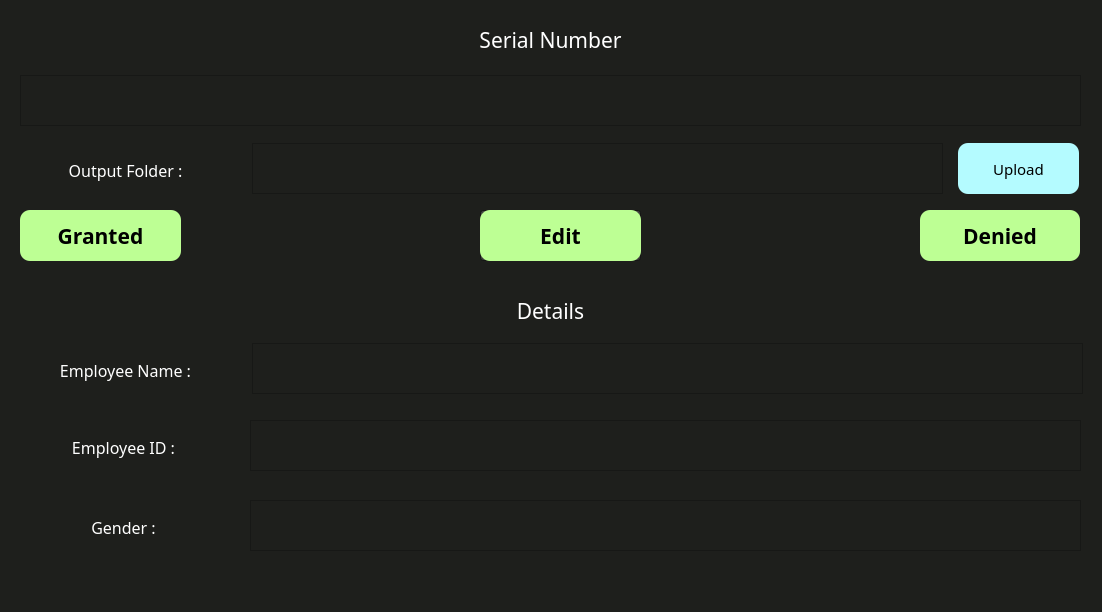
<?xml version="1.0" encoding="UTF-8"?>
<ui version="4.0">
 <class>MainWindow</class>
 <widget class="QMainWindow" name="MainWindow">
  <property name="geometry">
   <rect>
    <x>0</x>
    <y>0</y>
    <width>1102</width>
    <height>612</height>
   </rect>
  </property>
  <property name="windowTitle">
   <string>MainWindow</string>
  </property>
  <property name="styleSheet">
   <string notr="true">background-color: rgb(30, 31, 28);</string>
  </property>
  <widget class="QWidget" name="centralwidget">
   <widget class="QLabel" name="label_serial">
    <property name="geometry">
     <rect>
      <x>20</x>
      <y>19</y>
      <width>1061</width>
      <height>41</height>
     </rect>
    </property>
    <property name="font">
     <font>
      <family>OCR A Std</family>
      <pointsize>16</pointsize>
     </font>
    </property>
    <property name="styleSheet">
     <string notr="true">color: rgb(255, 255, 255);</string>
    </property>
    <property name="text">
     <string>Serial Number</string>
    </property>
    <property name="alignment">
     <set>Qt::AlignCenter</set>
    </property>
   </widget>
   <widget class="QTextBrowser" name="textBrowser_serial">
    <property name="geometry">
     <rect>
      <x>20</x>
      <y>75</y>
      <width>1061</width>
      <height>51</height>
     </rect>
    </property>
    <property name="font">
     <font>
      <family>NSimSun</family>
      <pointsize>14</pointsize>
     </font>
    </property>
    <property name="styleSheet">
     <string notr="true">color: rgb(255, 255, 255);</string>
    </property>
   </widget>
   <widget class="QPushButton" name="pushButto_granted">
    <property name="geometry">
     <rect>
      <x>20</x>
      <y>210</y>
      <width>161</width>
      <height>51</height>
     </rect>
    </property>
    <property name="font">
     <font>
      <family>Script MT Bold</family>
      <pointsize>16</pointsize>
      <weight>75</weight>
      <bold>true</bold>
     </font>
    </property>
    <property name="styleSheet">
     <string notr="true">background-color: rgb(189, 255, 148);
border-radius: 10px;</string>
    </property>
    <property name="text">
     <string>Granted</string>
    </property>
   </widget>
   <widget class="QPushButton" name="pushButto_denied">
    <property name="geometry">
     <rect>
      <x>920</x>
      <y>210</y>
      <width>160</width>
      <height>51</height>
     </rect>
    </property>
    <property name="font">
     <font>
      <family>Script MT Bold</family>
      <pointsize>16</pointsize>
      <weight>75</weight>
      <bold>true</bold>
     </font>
    </property>
    <property name="styleSheet">
     <string notr="true">background-color: rgb(189, 255, 148);
border-radius: 10px;</string>
    </property>
    <property name="text">
     <string>Denied</string>
    </property>
   </widget>
   <widget class="QPushButton" name="pushButto_register">
    <property name="geometry">
     <rect>
      <x>480</x>
      <y>210</y>
      <width>161</width>
      <height>51</height>
     </rect>
    </property>
    <property name="font">
     <font>
      <family>Script MT Bold</family>
      <pointsize>16</pointsize>
      <weight>75</weight>
      <bold>true</bold>
     </font>
    </property>
    <property name="text">
     <string>Register</string>
    </property>
   </widget>
   <widget class="QTextBrowser" name="textBrowser_output">
    <property name="geometry">
     <rect>
      <x>252</x>
      <y>143</y>
      <width>691</width>
      <height>51</height>
     </rect>
    </property>
    <property name="font">
     <font>
      <family>NSimSun</family>
      <pointsize>14</pointsize>
     </font>
    </property>
    <property name="styleSheet">
     <string notr="true">color: rgb(255, 255, 255);</string>
    </property>
   </widget>
   <widget class="QLabel" name="label_output">
    <property name="geometry">
     <rect>
      <x>20</x>
      <y>150</y>
      <width>211</width>
      <height>41</height>
     </rect>
    </property>
    <property name="font">
     <font>
      <family>OCR A Std</family>
      <pointsize>12</pointsize>
     </font>
    </property>
    <property name="styleSheet">
     <string notr="true">color: rgb(255, 255, 255);</string>
    </property>
    <property name="text">
     <string>Output Folder :</string>
    </property>
    <property name="alignment">
     <set>Qt::AlignCenter</set>
    </property>
   </widget>
   <widget class="QPushButton" name="pushButton_upload">
    <property name="geometry">
     <rect>
      <x>958</x>
      <y>143</y>
      <width>121</width>
      <height>51</height>
     </rect>
    </property>
    <property name="font">
     <font>
      <family>OCR A Extended</family>
      <pointsize>11</pointsize>
     </font>
    </property>
    <property name="styleSheet">
     <string notr="true">background-color: rgb(180, 251, 255);
border-radius: 10px;</string>
    </property>
    <property name="text">
     <string>Upload</string>
    </property>
   </widget>
   <widget class="QLabel" name="label_detail">
    <property name="geometry">
     <rect>
      <x>20</x>
      <y>290</y>
      <width>1061</width>
      <height>41</height>
     </rect>
    </property>
    <property name="font">
     <font>
      <family>OCR A Std</family>
      <pointsize>16</pointsize>
     </font>
    </property>
    <property name="styleSheet">
     <string notr="true">color: rgb(255, 255, 255);</string>
    </property>
    <property name="text">
     <string>Details</string>
    </property>
    <property name="alignment">
     <set>Qt::AlignCenter</set>
    </property>
   </widget>
   <widget class="QLabel" name="label_name">
    <property name="geometry">
     <rect>
      <x>20</x>
      <y>350</y>
      <width>211</width>
      <height>41</height>
     </rect>
    </property>
    <property name="font">
     <font>
      <family>OCR A Std</family>
      <pointsize>12</pointsize>
     </font>
    </property>
    <property name="styleSheet">
     <string notr="true">color: rgb(255, 255, 255);</string>
    </property>
    <property name="text">
     <string>Employee Name :</string>
    </property>
    <property name="alignment">
     <set>Qt::AlignCenter</set>
    </property>
   </widget>
   <widget class="QTextBrowser" name="textBrowser_name">
    <property name="geometry">
     <rect>
      <x>252</x>
      <y>343</y>
      <width>831</width>
      <height>51</height>
     </rect>
    </property>
    <property name="font">
     <font>
      <family>NSimSun</family>
      <pointsize>14</pointsize>
     </font>
    </property>
    <property name="styleSheet">
     <string notr="true">color: rgb(255, 255, 255);</string>
    </property>
   </widget>
   <widget class="QLabel" name="label_id">
    <property name="geometry">
     <rect>
      <x>18</x>
      <y>427</y>
      <width>211</width>
      <height>41</height>
     </rect>
    </property>
    <property name="font">
     <font>
      <family>OCR A Std</family>
      <pointsize>12</pointsize>
     </font>
    </property>
    <property name="styleSheet">
     <string notr="true">color: rgb(255, 255, 255);</string>
    </property>
    <property name="text">
     <string>Employee ID :</string>
    </property>
    <property name="alignment">
     <set>Qt::AlignCenter</set>
    </property>
   </widget>
   <widget class="QTextBrowser" name="textBrowser_id">
    <property name="geometry">
     <rect>
      <x>250</x>
      <y>420</y>
      <width>831</width>
      <height>51</height>
     </rect>
    </property>
    <property name="font">
     <font>
      <family>NSimSun</family>
      <pointsize>14</pointsize>
     </font>
    </property>
    <property name="styleSheet">
     <string notr="true">color: rgb(255, 255, 255);</string>
    </property>
   </widget>
   <widget class="QLabel" name="label_gender">
    <property name="geometry">
     <rect>
      <x>18</x>
      <y>507</y>
      <width>211</width>
      <height>41</height>
     </rect>
    </property>
    <property name="font">
     <font>
      <family>OCR A Std</family>
      <pointsize>12</pointsize>
     </font>
    </property>
    <property name="styleSheet">
     <string notr="true">color: rgb(255, 255, 255);</string>
    </property>
    <property name="text">
     <string>Gender :</string>
    </property>
    <property name="alignment">
     <set>Qt::AlignCenter</set>
    </property>
   </widget>
   <widget class="QTextBrowser" name="textBrowser_gender">
    <property name="geometry">
     <rect>
      <x>250</x>
      <y>500</y>
      <width>831</width>
      <height>51</height>
     </rect>
    </property>
    <property name="font">
     <font>
      <family>NSimSun</family>
      <pointsize>14</pointsize>
     </font>
    </property>
    <property name="styleSheet">
     <string notr="true">color: rgb(255, 255, 255);</string>
    </property>
   </widget>
   <widget class="QPushButton" name="pushButto_edit">
    <property name="geometry">
     <rect>
      <x>480</x>
      <y>210</y>
      <width>161</width>
      <height>51</height>
     </rect>
    </property>
    <property name="font">
     <font>
      <family>Script MT Bold</family>
      <pointsize>16</pointsize>
      <weight>75</weight>
      <bold>true</bold>
     </font>
    </property>
    <property name="styleSheet">
     <string notr="true">background-color: rgb(189, 255, 148);
border-radius: 10px;</string>
    </property>
    <property name="text">
     <string>Edit</string>
    </property>
   </widget>
  </widget>
  <widget class="QMenuBar" name="menubar">
   <property name="geometry">
    <rect>
     <x>0</x>
     <y>0</y>
     <width>1102</width>
     <height>26</height>
    </rect>
   </property>
  </widget>
  <widget class="QStatusBar" name="statusbar"/>
 </widget>
 <resources/>
 <connections/>
</ui>
